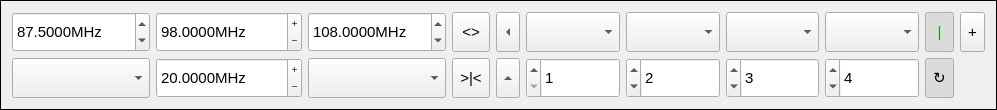
     <widget class="QFrame" name="bottom_frame">
      <property name="sizePolicy">
       <sizepolicy hsizetype="Expanding" vsizetype="Fixed">
        <horstretch>0</horstretch>
        <verstretch>0</verstretch>
       </sizepolicy>
      </property>
      <property name="minimumSize">
       <size>
        <width>997</width>
        <height>110</height>
       </size>
      </property>
      <property name="layoutDirection">
       <enum>Qt::LayoutDirection::LeftToRight</enum>
      </property>
      <property name="autoFillBackground">
       <bool>true</bool>
      </property>
      <property name="frameShape">
       <enum>QFrame::Shape::Box</enum>
      </property>
      <property name="frameShadow">
       <enum>QFrame::Shadow::Plain</enum>
      </property>
      <layout class="QGridLayout" name="gridLayout">
       <item row="0" column="0">
        <widget class="QDoubleSpinBox" name="start_freq">
         <property name="sizePolicy">
          <sizepolicy hsizetype="MinimumExpanding" vsizetype="Preferred">
           <horstretch>0</horstretch>
           <verstretch>0</verstretch>
          </sizepolicy>
         </property>
         <property name="maximumSize">
          <size>
           <width>16777215</width>
           <height>16777215</height>
          </size>
         </property>
         <property name="font">
          <font>
           <pointsize>11</pointsize>
          </font>
         </property>
         <property name="toolTip">
          <string>Sweep Start</string>
         </property>
         <property name="frame">
          <bool>true</bool>
         </property>
         <property name="correctionMode">
          <enum>QAbstractSpinBox::CorrectionMode::CorrectToNearestValue</enum>
         </property>
         <property name="keyboardTracking">
          <bool>true</bool>
         </property>
         <property name="prefix">
          <string/>
         </property>
         <property name="suffix">
          <string>MHz</string>
         </property>
         <property name="decimals">
          <number>4</number>
         </property>
         <property name="minimum">
          <double>0.100000000000000</double>
         </property>
         <property name="maximum">
          <double>12000.000000000000000</double>
         </property>
         <property name="singleStep">
          <double>1.000000000000000</double>
         </property>
         <property name="stepType">
          <enum>QAbstractSpinBox::StepType::AdaptiveDecimalStepType</enum>
         </property>
         <property name="value">
          <double>87.500000000000000</double>
         </property>
        </widget>
       </item>
       <item row="0" column="1">
        <widget class="QDoubleSpinBox" name="centre_freq">
         <property name="sizePolicy">
          <sizepolicy hsizetype="MinimumExpanding" vsizetype="Preferred">
           <horstretch>0</horstretch>
           <verstretch>0</verstretch>
          </sizepolicy>
         </property>
         <property name="maximumSize">
          <size>
           <width>16777215</width>
           <height>16777215</height>
          </size>
         </property>
         <property name="font">
          <font>
           <pointsize>11</pointsize>
          </font>
         </property>
         <property name="toolTip">
          <string>Sweep Centre</string>
         </property>
         <property name="alignment">
          <set>Qt::AlignmentFlag::AlignLeading|Qt::AlignmentFlag::AlignLeft|Qt::AlignmentFlag::AlignVCenter</set>
         </property>
         <property name="buttonSymbols">
          <enum>QAbstractSpinBox::ButtonSymbols::PlusMinus</enum>
         </property>
         <property name="correctionMode">
          <enum>QAbstractSpinBox::CorrectionMode::CorrectToNearestValue</enum>
         </property>
         <property name="prefix">
          <string/>
         </property>
         <property name="suffix">
          <string>MHz</string>
         </property>
         <property name="decimals">
          <number>4</number>
         </property>
         <property name="minimum">
          <double>0.100000000000000</double>
         </property>
         <property name="maximum">
          <double>12000.000000000000000</double>
         </property>
         <property name="stepType">
          <enum>QAbstractSpinBox::StepType::AdaptiveDecimalStepType</enum>
         </property>
         <property name="value">
          <double>98.000000000000000</double>
         </property>
        </widget>
       </item>
       <item row="0" column="2">
        <widget class="QDoubleSpinBox" name="stop_freq">
         <property name="sizePolicy">
          <sizepolicy hsizetype="MinimumExpanding" vsizetype="Preferred">
           <horstretch>0</horstretch>
           <verstretch>0</verstretch>
          </sizepolicy>
         </property>
         <property name="maximumSize">
          <size>
           <width>16777215</width>
           <height>16777215</height>
          </size>
         </property>
         <property name="font">
          <font>
           <pointsize>11</pointsize>
          </font>
         </property>
         <property name="toolTip">
          <string>Sweep Stop</string>
         </property>
         <property name="alignment">
          <set>Qt::AlignmentFlag::AlignLeading|Qt::AlignmentFlag::AlignLeft|Qt::AlignmentFlag::AlignVCenter</set>
         </property>
         <property name="correctionMode">
          <enum>QAbstractSpinBox::CorrectionMode::CorrectToNearestValue</enum>
         </property>
         <property name="prefix">
          <string/>
         </property>
         <property name="suffix">
          <string>MHz</string>
         </property>
         <property name="decimals">
          <number>4</number>
         </property>
         <property name="minimum">
          <double>0.100000000000000</double>
         </property>
         <property name="maximum">
          <double>12000.000000000000000</double>
         </property>
         <property name="singleStep">
          <double>1.000000000000000</double>
         </property>
         <property name="stepType">
          <enum>QAbstractSpinBox::StepType::AdaptiveDecimalStepType</enum>
         </property>
         <property name="value">
          <double>108.000000000000000</double>
         </property>
        </widget>
       </item>
       <item row="0" column="3">
        <widget class="QToolButton" name="setRange">
         <property name="sizePolicy">
          <sizepolicy hsizetype="Minimum" vsizetype="Preferred">
           <horstretch>0</horstretch>
           <verstretch>0</verstretch>
          </sizepolicy>
         </property>
         <property name="maximumSize">
          <size>
           <width>16777215</width>
           <height>16777215</height>
          </size>
         </property>
         <property name="font">
          <font>
           <pointsize>11</pointsize>
          </font>
         </property>
         <property name="toolTip">
          <string>Set Scan to Graph</string>
         </property>
         <property name="text">
          <string>&lt;&gt;</string>
         </property>
        </widget>
       </item>
       <item row="0" column="4">
        <widget class="QToolButton" name="mkr_start">
         <property name="sizePolicy">
          <sizepolicy hsizetype="Minimum" vsizetype="Preferred">
           <horstretch>0</horstretch>
           <verstretch>0</verstretch>
          </sizepolicy>
         </property>
         <property name="maximumSize">
          <size>
           <width>16777215</width>
           <height>16777215</height>
          </size>
         </property>
         <property name="font">
          <font>
           <pointsize>11</pointsize>
          </font>
         </property>
         <property name="toolTip">
          <string extracomment="Marker to Start">Set markers to start frequency</string>
         </property>
         <property name="text">
          <string>...</string>
         </property>
         <property name="arrowType">
          <enum>Qt::ArrowType::LeftArrow</enum>
         </property>
        </widget>
       </item>
       <item row="0" column="5">
        <widget class="QComboBox" name="m1_type">
         <property name="sizePolicy">
          <sizepolicy hsizetype="MinimumExpanding" vsizetype="Preferred">
           <horstretch>0</horstretch>
           <verstretch>0</verstretch>
          </sizepolicy>
         </property>
         <property name="maximumSize">
          <size>
           <width>16777215</width>
           <height>16777215</height>
          </size>
         </property>
         <property name="baseSize">
          <size>
           <width>0</width>
           <height>0</height>
          </size>
         </property>
         <property name="font">
          <font>
           <pointsize>11</pointsize>
          </font>
         </property>
         <property name="toolTip">
          <string>Marker 1 type</string>
         </property>
         <property name="sizeAdjustPolicy">
          <enum>QComboBox::SizeAdjustPolicy::AdjustToContentsOnFirstShow</enum>
         </property>
        </widget>
       </item>
       <item row="0" column="6">
        <widget class="QComboBox" name="m2_type">
         <property name="sizePolicy">
          <sizepolicy hsizetype="MinimumExpanding" vsizetype="Preferred">
           <horstretch>0</horstretch>
           <verstretch>0</verstretch>
          </sizepolicy>
         </property>
         <property name="maximumSize">
          <size>
           <width>16777215</width>
           <height>16777215</height>
          </size>
         </property>
         <property name="font">
          <font>
           <pointsize>11</pointsize>
          </font>
         </property>
         <property name="toolTip">
          <string>Marker 2 type</string>
         </property>
         <property name="sizeAdjustPolicy">
          <enum>QComboBox::SizeAdjustPolicy::AdjustToContentsOnFirstShow</enum>
         </property>
         <property name="minimumContentsLength">
          <number>0</number>
         </property>
         <property name="iconSize">
          <size>
           <width>16</width>
           <height>16</height>
          </size>
         </property>
         <property name="placeholderText">
          <string notr="true"/>
         </property>
        </widget>
       </item>
       <item row="0" column="7">
        <widget class="QComboBox" name="m3_type">
         <property name="sizePolicy">
          <sizepolicy hsizetype="MinimumExpanding" vsizetype="Preferred">
           <horstretch>0</horstretch>
           <verstretch>0</verstretch>
          </sizepolicy>
         </property>
         <property name="maximumSize">
          <size>
           <width>16777215</width>
           <height>16777215</height>
          </size>
         </property>
         <property name="font">
          <font>
           <pointsize>11</pointsize>
          </font>
         </property>
         <property name="toolTip">
          <string>Marker 3 type</string>
         </property>
        </widget>
       </item>
       <item row="0" column="8">
        <widget class="QComboBox" name="m4_type">
         <property name="sizePolicy">
          <sizepolicy hsizetype="MinimumExpanding" vsizetype="Preferred">
           <horstretch>0</horstretch>
           <verstretch>0</verstretch>
          </sizepolicy>
         </property>
         <property name="maximumSize">
          <size>
           <width>16777215</width>
           <height>16777215</height>
          </size>
         </property>
         <property name="font">
          <font>
           <pointsize>11</pointsize>
          </font>
         </property>
         <property name="toolTip">
          <string>Marker 4 type</string>
         </property>
        </widget>
       </item>
       <item row="0" column="9">
        <widget class="QToolButton" name="presetMarker">
         <property name="sizePolicy">
          <sizepolicy hsizetype="Minimum" vsizetype="Preferred">
           <horstretch>0</horstretch>
           <verstretch>0</verstretch>
          </sizepolicy>
         </property>
         <property name="maximumSize">
          <size>
           <width>16777215</width>
           <height>16777215</height>
          </size>
         </property>
         <property name="font">
          <font>
           <pointsize>11</pointsize>
           <italic>false</italic>
           <bold>false</bold>
          </font>
         </property>
         <property name="toolTip">
          <string>Show preset markers &amp; bands</string>
         </property>
         <property name="styleSheet">
          <string notr="true">color: rgb(0, 170, 0);</string>
         </property>
         <property name="text">
          <string>|</string>
         </property>
         <property name="checkable">
          <bool>true</bool>
         </property>
         <property name="checked">
          <bool>true</bool>
         </property>
        </widget>
       </item>
       <item row="0" column="10">
        <widget class="QToolButton" name="addFix">
         <property name="sizePolicy">
          <sizepolicy hsizetype="Minimum" vsizetype="Preferred">
           <horstretch>0</horstretch>
           <verstretch>0</verstretch>
          </sizepolicy>
         </property>
         <property name="maximumSize">
          <size>
           <width>16777215</width>
           <height>16777215</height>
          </size>
         </property>
         <property name="font">
          <font>
           <pointsize>11</pointsize>
          </font>
         </property>
         <property name="toolTip">
          <string>Add fixed freq mkr from mkr1</string>
         </property>
         <property name="text">
          <string>+</string>
         </property>
        </widget>
       </item>
       <item row="1" column="0">
        <widget class="QComboBox" name="filterBox">
         <property name="sizePolicy">
          <sizepolicy hsizetype="MinimumExpanding" vsizetype="Preferred">
           <horstretch>0</horstretch>
           <verstretch>0</verstretch>
          </sizepolicy>
         </property>
         <property name="maximumSize">
          <size>
           <width>16777215</width>
           <height>16777215</height>
          </size>
         </property>
         <property name="font">
          <font>
           <pointsize>11</pointsize>
          </font>
         </property>
         <property name="toolTip">
          <string>Filter preset list</string>
         </property>
         <property name="editable">
          <bool>false</bool>
         </property>
         <property name="insertPolicy">
          <enum>QComboBox::InsertPolicy::InsertAtTop</enum>
         </property>
        </widget>
       </item>
       <item row="1" column="1">
        <widget class="QDoubleSpinBox" name="span_freq">
         <property name="sizePolicy">
          <sizepolicy hsizetype="MinimumExpanding" vsizetype="Preferred">
           <horstretch>0</horstretch>
           <verstretch>0</verstretch>
          </sizepolicy>
         </property>
         <property name="maximumSize">
          <size>
           <width>16777215</width>
           <height>16777215</height>
          </size>
         </property>
         <property name="font">
          <font>
           <pointsize>11</pointsize>
          </font>
         </property>
         <property name="toolTip">
          <string>Sweep Span</string>
         </property>
         <property name="alignment">
          <set>Qt::AlignmentFlag::AlignLeading|Qt::AlignmentFlag::AlignLeft|Qt::AlignmentFlag::AlignVCenter</set>
         </property>
         <property name="buttonSymbols">
          <enum>QAbstractSpinBox::ButtonSymbols::PlusMinus</enum>
         </property>
         <property name="correctionMode">
          <enum>QAbstractSpinBox::CorrectionMode::CorrectToNearestValue</enum>
         </property>
         <property name="prefix">
          <string/>
         </property>
         <property name="suffix">
          <string>MHz</string>
         </property>
         <property name="decimals">
          <number>4</number>
         </property>
         <property name="maximum">
          <double>100000.000000000000000</double>
         </property>
         <property name="stepType">
          <enum>QAbstractSpinBox::StepType::AdaptiveDecimalStepType</enum>
         </property>
         <property name="value">
          <double>20.000000000000000</double>
         </property>
        </widget>
       </item>
       <item row="1" column="2">
        <widget class="QComboBox" name="band_box">
         <property name="sizePolicy">
          <sizepolicy hsizetype="MinimumExpanding" vsizetype="Preferred">
           <horstretch>0</horstretch>
           <verstretch>0</verstretch>
          </sizepolicy>
         </property>
         <property name="maximumSize">
          <size>
           <width>16777215</width>
           <height>16777215</height>
          </size>
         </property>
         <property name="font">
          <font>
           <pointsize>11</pointsize>
          </font>
         </property>
         <property name="toolTip">
          <string>&lt;html&gt;&lt;head/&gt;&lt;body&gt;&lt;p&gt;Preset Frequency list&lt;/p&gt;&lt;/body&gt;&lt;/html&gt;</string>
         </property>
         <property name="editable">
          <bool>false</bool>
         </property>
         <property name="currentText">
          <string/>
         </property>
         <property name="insertPolicy">
          <enum>QComboBox::InsertPolicy::InsertAtBottom</enum>
         </property>
        </widget>
       </item>
       <item row="1" column="3">
        <widget class="QToolButton" name="setToMkr">
         <property name="sizePolicy">
          <sizepolicy hsizetype="Minimum" vsizetype="Preferred">
           <horstretch>0</horstretch>
           <verstretch>0</verstretch>
          </sizepolicy>
         </property>
         <property name="maximumSize">
          <size>
           <width>16777215</width>
           <height>16777215</height>
          </size>
         </property>
         <property name="font">
          <font>
           <pointsize>11</pointsize>
          </font>
         </property>
         <property name="focusPolicy">
          <enum>Qt::FocusPolicy::TabFocus</enum>
         </property>
         <property name="toolTip">
          <string> Set Centre freq as mkr1</string>
         </property>
         <property name="text">
          <string>&gt;|&lt;</string>
         </property>
        </widget>
       </item>
       <item row="1" column="4">
        <widget class="QToolButton" name="mkr_centre">
         <property name="sizePolicy">
          <sizepolicy hsizetype="Minimum" vsizetype="Preferred">
           <horstretch>0</horstretch>
           <verstretch>0</verstretch>
          </sizepolicy>
         </property>
         <property name="maximumSize">
          <size>
           <width>16777215</width>
           <height>16777215</height>
          </size>
         </property>
         <property name="font">
          <font>
           <pointsize>11</pointsize>
          </font>
         </property>
         <property name="toolTip">
          <string extracomment="Marker to Start">Set off-screen markers in range</string>
         </property>
         <property name="toolTipDuration">
          <number>1</number>
         </property>
         <property name="text">
          <string>...</string>
         </property>
         <property name="arrowType">
          <enum>Qt::ArrowType::UpArrow</enum>
         </property>
        </widget>
       </item>
       <item row="1" column="5">
        <widget class="QSpinBox" name="m1track">
         <property name="sizePolicy">
          <sizepolicy hsizetype="MinimumExpanding" vsizetype="Preferred">
           <horstretch>0</horstretch>
           <verstretch>0</verstretch>
          </sizepolicy>
         </property>
         <property name="maximumSize">
          <size>
           <width>16777215</width>
           <height>16777215</height>
          </size>
         </property>
         <property name="font">
          <font>
           <pointsize>11</pointsize>
          </font>
         </property>
         <property name="toolTip">
          <string>Tracking level</string>
         </property>
         <property name="layoutDirection">
          <enum>Qt::LayoutDirection::RightToLeft</enum>
         </property>
         <property name="frame">
          <bool>true</bool>
         </property>
         <property name="alignment">
          <set>Qt::AlignmentFlag::AlignLeading|Qt::AlignmentFlag::AlignLeft|Qt::AlignmentFlag::AlignVCenter</set>
         </property>
         <property name="buttonSymbols">
          <enum>QAbstractSpinBox::ButtonSymbols::UpDownArrows</enum>
         </property>
         <property name="showGroupSeparator" stdset="0">
          <bool>false</bool>
         </property>
         <property name="minimum">
          <number>1</number>
         </property>
         <property name="maximum">
          <number>9</number>
         </property>
        </widget>
       </item>
       <item row="1" column="6">
        <widget class="QSpinBox" name="m2track">
         <property name="sizePolicy">
          <sizepolicy hsizetype="MinimumExpanding" vsizetype="Preferred">
           <horstretch>0</horstretch>
           <verstretch>0</verstretch>
          </sizepolicy>
         </property>
         <property name="maximumSize">
          <size>
           <width>16777215</width>
           <height>16777215</height>
          </size>
         </property>
         <property name="font">
          <font>
           <pointsize>11</pointsize>
          </font>
         </property>
         <property name="toolTip">
          <string>Tracking level</string>
         </property>
         <property name="layoutDirection">
          <enum>Qt::LayoutDirection::RightToLeft</enum>
         </property>
         <property name="minimum">
          <number>1</number>
         </property>
         <property name="maximum">
          <number>9</number>
         </property>
         <property name="value">
          <number>2</number>
         </property>
        </widget>
       </item>
       <item row="1" column="7">
        <widget class="QSpinBox" name="m3track">
         <property name="sizePolicy">
          <sizepolicy hsizetype="MinimumExpanding" vsizetype="Preferred">
           <horstretch>0</horstretch>
           <verstretch>0</verstretch>
          </sizepolicy>
         </property>
         <property name="maximumSize">
          <size>
           <width>16777215</width>
           <height>16777215</height>
          </size>
         </property>
         <property name="font">
          <font>
           <pointsize>11</pointsize>
          </font>
         </property>
         <property name="toolTip">
          <string>Tracking level</string>
         </property>
         <property name="layoutDirection">
          <enum>Qt::LayoutDirection::RightToLeft</enum>
         </property>
         <property name="minimum">
          <number>1</number>
         </property>
         <property name="maximum">
          <number>9</number>
         </property>
         <property name="value">
          <number>3</number>
         </property>
        </widget>
       </item>
       <item row="1" column="8">
        <widget class="QSpinBox" name="m4track">
         <property name="sizePolicy">
          <sizepolicy hsizetype="MinimumExpanding" vsizetype="Preferred">
           <horstretch>0</horstretch>
           <verstretch>0</verstretch>
          </sizepolicy>
         </property>
         <property name="maximumSize">
          <size>
           <width>16777215</width>
           <height>16777215</height>
          </size>
         </property>
         <property name="font">
          <font>
           <pointsize>11</pointsize>
          </font>
         </property>
         <property name="toolTip">
          <string>Tracking level</string>
         </property>
         <property name="layoutDirection">
          <enum>Qt::LayoutDirection::RightToLeft</enum>
         </property>
         <property name="minimum">
          <number>1</number>
         </property>
         <property name="maximum">
          <number>9</number>
         </property>
         <property name="value">
          <number>4</number>
         </property>
        </widget>
       </item>
       <item row="1" column="9">
        <widget class="QToolButton" name="presetLabel">
         <property name="sizePolicy">
          <sizepolicy hsizetype="Minimum" vsizetype="Preferred">
           <horstretch>0</horstretch>
           <verstretch>0</verstretch>
          </sizepolicy>
         </property>
         <property name="maximumSize">
          <size>
           <width>16777215</width>
           <height>16777215</height>
          </size>
         </property>
         <property name="font">
          <font>
           <pointsize>11</pointsize>
          </font>
         </property>
         <property name="toolTip">
          <string>Rotate marker label</string>
         </property>
         <property name="text">
          <string>↻</string>
         </property>
         <property name="checkable">
          <bool>true</bool>
         </property>
         <property name="checked">
          <bool>true</bool>
         </property>
         <property name="toolButtonStyle">
          <enum>Qt::ToolButtonStyle::ToolButtonIconOnly</enum>
         </property>
        </widget>
       </item>
      </layout>
     </widget>
